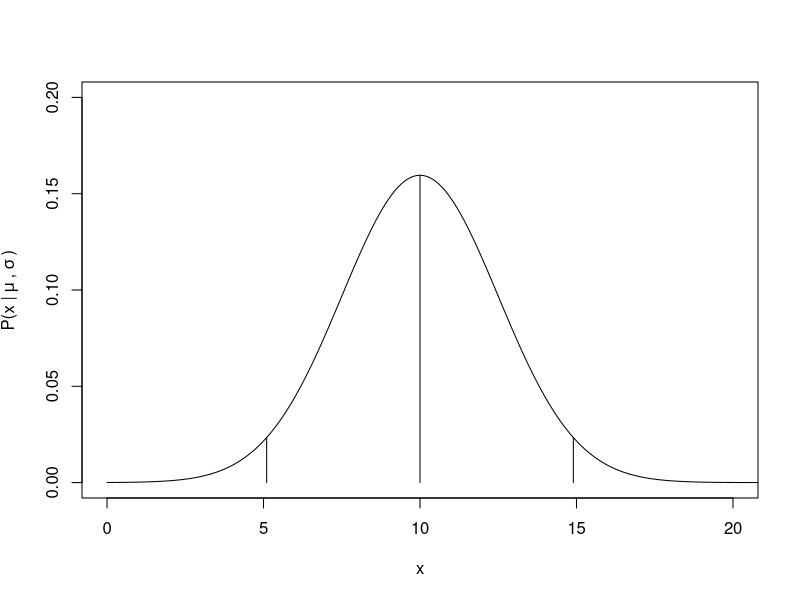
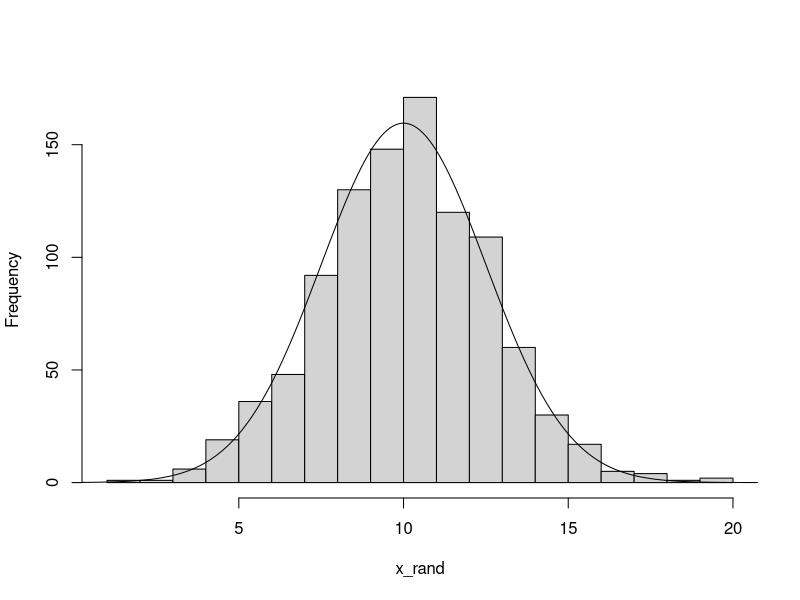
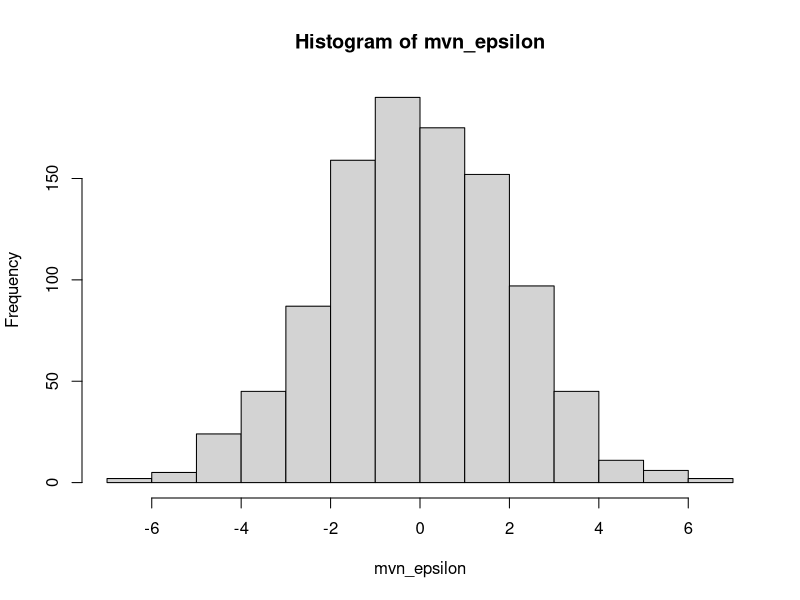
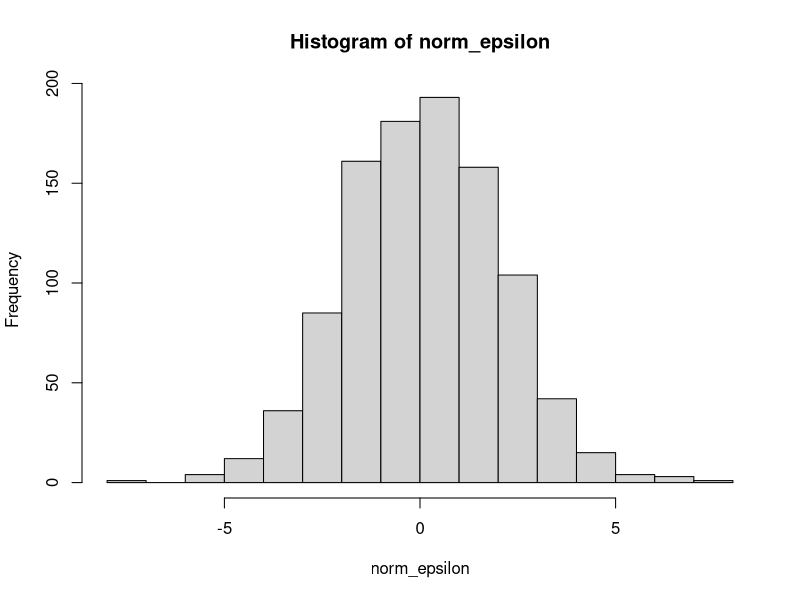
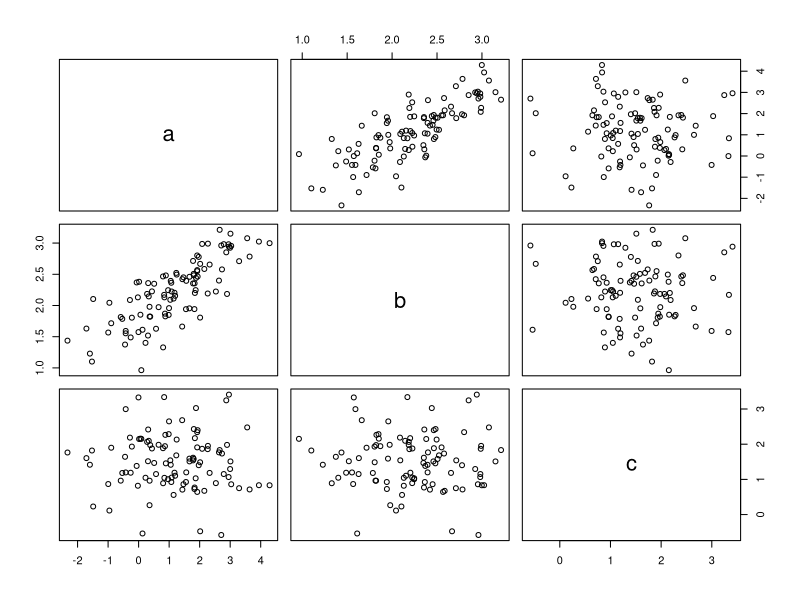
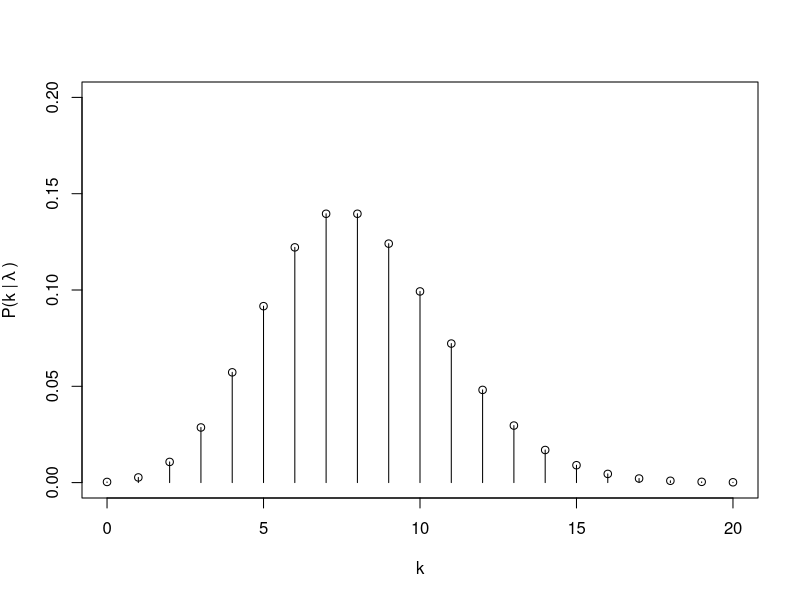
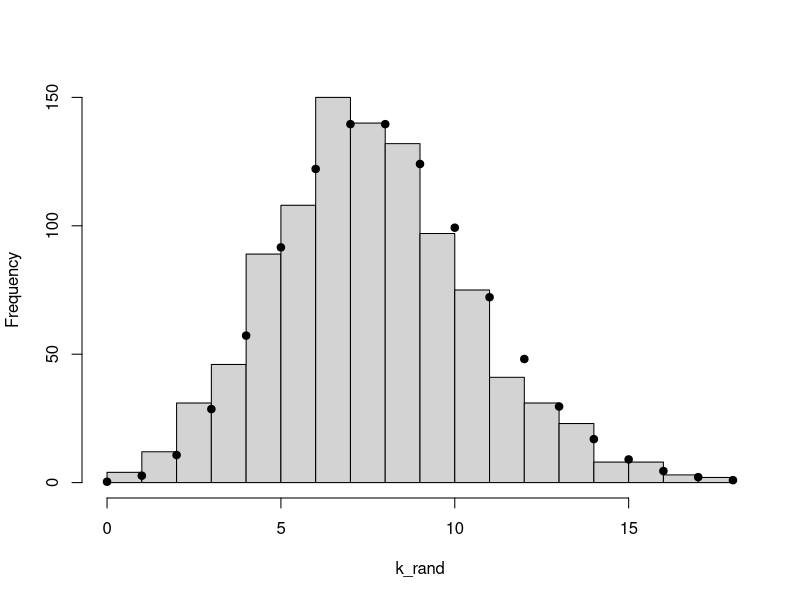

These charts were generated, in order, by the following R code:
## ---- chunk 1
# Define the parameters
mu = 10
sigma = 2.5

# Visualize the probability density function (pdf)
x_vals = seq(0, 50, by = 0.1)
norm_pdf = dnorm(x_vals, mean = mu, sd = sigma)

# Let's use some of the other R functions to describe the distribution

## What is the probability density of specific values?
## mean
p_mu = dnorm(mu, mean = mu, sd = sigma)
## The next two values will describe the 95% probability density bounds
## (Low) 2.5% cut off 
x_low95 = qnorm(0.025, mean = mu, sd = sigma)
p_low95 = dnorm(x_low95, mean = mu, sd = sigma)
## (High) 97.5% cut off
x_high95 = qnorm(0.975, mean = mu, sd = sigma)
p_high95 = dnorm(x_high95, mean = mu, sd = sigma)

# So, what is the P(x <= x_high95)??
pnorm(x_high95, mean = mu, sd = sigma)
## ---- chunk 2
#| layout-ncol: 2

## Plot the pdf with segments
plot(x = NA, y = NA, xlim = c(0, 20), ylim = c(0, 0.2),
     xlab = "x", ylab = expression("P(x |"~mu~","~sigma~")"))
lines(norm_pdf ~ x_vals)
segments(x0 = c(x_low95, mu, x_high95), x1 = c(x_low95, mu, x_high95),
         y0 = rep(0, times = 3), y1 = c(p_low95, p_mu, p_high95))

# Now, let's draw random samples from this normal distribution
n_rand = 1000
x_rand = rnorm(n_rand, mean = mu, sd = sigma)

# Plot a histogram and overlay the approximate expectations
## The line below assumes you draw 'n_rand' samples
hist(x_rand, breaks = 20, main = "")
lines(norm_pdf*n_rand ~ x_vals)
## ---- chunk 3
# Install packages if you don't already have them, e.g., 
# install.packages("MASS", dependencies = TRUE)
library(MASS)
library(Matrix)

# Define mean and st.dev.
mu_epsilon = 0
sigma_epsilon = 2.0

# sample size
n_resid = 1000

# we need a vector of means
mu_vec = rep(0, n_resid)

# we need an identity matrix
I_mat = matrix(0, nrow = n_resid, ncol = n_resid)
## specify the diagonal = 1
diag(I_mat) = 1

# Draw randomly from the multivariate normal
mvn_epsilon = MASS::mvrnorm(n = 1, 
                            mu = mu_vec,
                            Sigma = sigma_epsilon^2*I_mat)
# We can see that an entire array of size n_resid is drawn
str(mvn_epsilon)

# How does this compare to drawing them independently?
norm_epsilon = rnorm(n_resid, mean = mu_epsilon, sd = sigma_epsilon)
c(mean(mvn_epsilon), mean(norm_epsilon))
c(sd(mvn_epsilon), sd(norm_epsilon))

## ---- chunk 4
#| layout-ncol: 2

# Compare these two vectors visually:
hist(mvn_epsilon)
hist(norm_epsilon)
## ---- chunk 5
#| fig-width: 6.5
#| fig-height: 5

# Establish means and variances of a, b, and c
mu_vec = c(1.0, 2.2, 1.5)
sd_vec = c(1.5, 0.5, 0.75)

# Manually construct the covariance matrix:
cov_mat_test = matrix(
    data = c(0.0, 0.6, 0.0,
             0.6, 0.0, 0.0,
             0.0, 0.0, 0.0),
    ncol = 3, nrow = 3,
    byrow = TRUE
)
diag(cov_mat_test) = sd_vec^2

# Matrix must be positive definite (PD). 
# This gives closest PD
cov_mat = Matrix::nearPD(cov_mat_test)$mat
# Look if you want: str(cov_mat)

# Draw some random vectors:
abc_array = mvrnorm(n = 100, mu = mu_vec, Sigma = cov_mat)
# Look at structure if you want; str(abc_array)

# Visualize the relationships between a, b, and c:
colnames(abc_array) = letters[1:3]
pairs(abc_array)
## ---- chunk 6
#| layout-ncol: 2

# Define the parameter
lambda = 8

# Visualize the probability density function (pdf)
## Remember this is a discrete distribution
k_vals = c(0:20)
pois_pdf = dpois(k_vals, lambda = lambda)

plot(x = NA, y = NA, xlim = c(0, 20), ylim = c(0, 0.2),
     xlab = "k", ylab = expression("P(k |"~lambda~")"))
points(pois_pdf ~ k_vals)
segments(x0 = k_vals, x1 = k_vals,
         y0 = 0, y1 = pois_pdf)

## Compare to randomly drawn values:
k_rand = rpois(n_rand, lambda = lambda)
hist(k_rand, breaks = 25, main = "")
points(pois_pdf*n_rand ~ k_vals, pch = 19)

# On your own, use the ppois() and qpois() functions to understand their inputs/outputs
